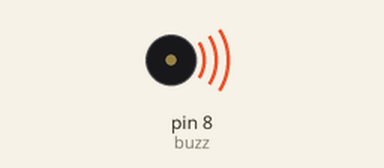
A sketch run on a simulated Arduino Uno, built with avr-gcc and run on an emulated ATmega328P. Shown: buzzer (waves = sounding).

Above: at 2.3 s.
At 20.6 s:
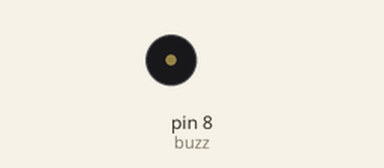
Timing chart, 0 to 28.2 s (numbered marks = the images above):
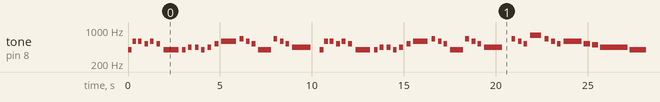

Measured:
- by itself, tone on pin 8 (buzz): plays 392 Hz for 0.20 s, 587 Hz for 0.20 s, 587 Hz for 0.20 s, 523 Hz for 0.20 s, 587 Hz for 0.20 s, 523 Hz for 0.20 s … (256 notes in this stretch)

The sketch:

mario.ino
```cpp
int buzz = 8;

void setup() {
}

void loop() {

  tone(buzz, 392 , 200);
  delay(250);
  tone(buzz, 587.23 , 200);
  delay(300);
  tone(buzz, 587.23 , 200);
  delay(350);
  tone(buzz, 523.25 , 200);
  delay(300);
  tone(buzz, 587.23 , 200);
  delay(350);
  tone(buzz, 523.25 , 200);
  delay(400);
  tone(buzz, 392 , 800);
  delay(1000);
  tone(buzz, 392 , 200);
  delay(320);
  tone(buzz, 440 , 200);
  delay(380);
  tone(buzz, 440 , 200);
  delay(330);
  tone(buzz, 392 , 200);
  delay(350);
  tone(buzz, 440 , 200);
  delay(400);
  tone(buzz, 523.25 , 200);
  delay(350);
  tone(buzz, 587.23 , 800);
  delay(1000);
  tone(buzz, 659.26 , 200);
  delay(350);
  tone(buzz, 587.23 , 200);
  delay(310);
  tone(buzz, 523.25 , 200);
  delay(350);
  tone(buzz, 392 , 700);
  delay(830);
  tone(buzz, 659.26 , 200);
  delay(350);
  tone(buzz, 587.23 , 200);
  delay(310);
  tone(buzz, 523.25 , 200);
  delay(350);
  tone(buzz, 440 , 1000);
  delay(1500);
  tone(buzz, 392 , 200);
  delay(250);
  tone(buzz, 587.23 , 200);
  delay(300);
  tone(buzz, 587.23 , 200);
  delay(350);
  tone(buzz, 523.25 , 200);
  delay(300);
  tone(buzz, 587.23 , 200);
  delay(350);
  tone(buzz, 523.25 , 200);
  delay(400);
  tone(buzz, 392 , 800);
  delay(1000);
  tone(buzz, 392 , 200);
  delay(320);
  tone(buzz, 440 , 200);
  delay(380);
  tone(buzz, 440 , 200);
  delay(330);
  tone(buzz, 392 , 200);
  delay(350);
  tone(buzz, 440 , 200);
  delay(400);
  tone(buzz, 523.25 , 200);
  delay(350);
  tone(buzz, 587.23 , 800);
  delay(1000);
  tone(buzz, 659.26 , 200);
  delay(350);
  tone(buzz, 587.23 , 200);
  delay(310);
  tone(buzz, 523.25 , 200);
  delay(350);
  tone(buzz, 392 , 700);
  delay(830);
  tone(buzz, 659.26 , 200);
  delay(350);
  tone(buzz, 587.23 , 200);
  delay(310);
  tone(buzz, 523.25 , 200);
  delay(350);
  tone(buzz, 440 , 1000);
  delay(1500);
  tone(buzz, 659.26 , 200);
  delay(350);
  tone(buzz, 587.23 , 200);
  delay(310);
  tone(buzz, 523.25 , 200);
  delay(350);
  tone(buzz, 783.99 , 600);
  delay(800);
  tone(buzz, 659.26 , 200);
  delay(350);
  tone(buzz, 587.23 , 200);
  delay(310);
  tone(buzz, 523.25 , 200);
  delay(350);
  tone(buzz, 587.23 , 1000);
  delay(1100);
  tone(buzz, 523.25 , 350);
  delay(450);;
  tone(buzz, 493.88 , 350);
  delay(450);
  tone(buzz, 440 , 1500);
  delay(1600);
  tone(buzz, 392 , 1500);
  delay(1600);
  tone(buzz, 493.88 , 1500);
  delay(1600);
  tone(buzz, 440 , 1500);
  delay(1600);
  tone(buzz, 392 , 200);
  delay(400);
  tone(buzz, 440 , 200);
  delay(300);
  tone(buzz, 440 , 200);
  delay(350);
  tone(buzz, 523.25 , 200);
  delay(300);
  tone(buzz, 523.25 , 200);
  delay(350);
  tone(buzz, 659.26 , 200);
  delay(350);
  tone(buzz, 587.23 , 200);
  delay(350);
  tone(buzz, 523.25 , 200);
  delay(350);
  tone(buzz, 392 , 800);
  delay(900);
  tone(buzz, 392 , 200);
  delay(400);
  tone(buzz, 440 , 200);
  delay(300);
  tone(buzz, 440 , 200);
  delay(350);
  tone(buzz, 523.25 , 200);
  delay(300);
  tone(buzz, 523.25 , 200);
  delay(350);
  tone(buzz, 587.23 , 200);
  delay(350);
  tone(buzz, 440 , 800);
  delay(900);
  tone(buzz, 392 , 200);
  delay(400);
  tone(buzz, 440 , 200);
  delay(300);
  tone(buzz, 440 , 200);
  delay(350);
  tone(buzz, 523.25 , 200);
  delay(300);
  tone(buzz, 523.25 , 200);
  delay(350);
  tone(buzz, 659.26 , 200);
  delay(350);
  tone(buzz, 587.23 , 200);
  delay(350);
  tone(buzz, 523.25 , 200);
  delay(350);
  tone(buzz, 392 , 200);
  delay(350);
  tone(buzz, 523.25 , 200);
  delay(350);
  tone(buzz, 587.23 , 1000);
  delay(1200);

}
```
